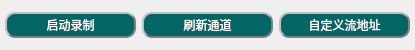
<?xml version="1.0" encoding="UTF-8"?>
<ui version="4.0">
 <class>recordingControlButton</class>
 <widget class="QWidget" name="recordingControlButton">
  <property name="geometry">
   <rect>
    <x>0</x>
    <y>0</y>
    <width>415</width>
    <height>50</height>
   </rect>
  </property>
  <property name="windowTitle">
   <string>Form</string>
  </property>
  <layout class="QVBoxLayout" name="verticalLayout">
   <property name="leftMargin">
    <number>5</number>
   </property>
   <property name="topMargin">
    <number>0</number>
   </property>
   <property name="rightMargin">
    <number>5</number>
   </property>
   <property name="bottomMargin">
    <number>0</number>
   </property>
   <item>
    <widget class="QWidget" name="widget" native="true">
     <property name="styleSheet">
      <string notr="true">QPushButton{background-color: rgb(3, 101, 100);border:2px groove gray;border-radius:10px;padding:2px 4px;border-style: outset;color:rgb(255,255,255)}


QPushButton:pressed{background-color:rgb(25,25,112)}</string>
     </property>
     <layout class="QHBoxLayout" name="horizontalLayout">
      <property name="leftMargin">
       <number>0</number>
      </property>
      <property name="topMargin">
       <number>0</number>
      </property>
      <property name="rightMargin">
       <number>0</number>
      </property>
      <property name="bottomMargin">
       <number>0</number>
      </property>
      <item>
       <widget class="QPushButton" name="start_button">
        <property name="text">
         <string>启动录制</string>
        </property>
       </widget>
      </item>
      <item>
       <widget class="QPushButton" name="updata_button">
        <property name="text">
         <string>刷新通道</string>
        </property>
       </widget>
      </item>
      <item>
       <widget class="QPushButton" name="play_button">
        <property name="text">
         <string>自定义流地址</string>
        </property>
       </widget>
      </item>
     </layout>
    </widget>
   </item>
  </layout>
 </widget>
 <resources/>
 <connections/>
</ui>
